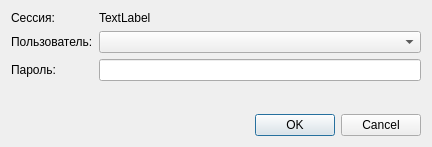
<?xml version="1.0" encoding="UTF-8"?>
<ui version="4.0">
 <class>AutorizationDialog</class>
 <widget class="QDialog" name="AutorizationDialog">
  <property name="geometry">
   <rect>
    <x>0</x>
    <y>0</y>
    <width>432</width>
    <height>147</height>
   </rect>
  </property>
  <property name="windowTitle">
   <string>Авторизация</string>
  </property>
  <layout class="QGridLayout" name="gridLayout">
   <item row="4" column="0" colspan="2">
    <widget class="QDialogButtonBox" name="buttonBox">
     <property name="orientation">
      <enum>Qt::Horizontal</enum>
     </property>
     <property name="standardButtons">
      <set>QDialogButtonBox::Cancel|QDialogButtonBox::Ok</set>
     </property>
    </widget>
   </item>
   <item row="0" column="1">
    <widget class="QLabel" name="sessionNameLabel">
     <property name="text">
      <string>TextLabel</string>
     </property>
    </widget>
   </item>
   <item row="0" column="0">
    <widget class="QLabel" name="label">
     <property name="text">
      <string>Сессия:</string>
     </property>
    </widget>
   </item>
   <item row="1" column="0">
    <widget class="QLabel" name="label_2">
     <property name="text">
      <string>Пользователь:</string>
     </property>
    </widget>
   </item>
   <item row="3" column="0">
    <spacer name="verticalSpacer">
     <property name="orientation">
      <enum>Qt::Vertical</enum>
     </property>
     <property name="sizeHint" stdset="0">
      <size>
       <width>20</width>
       <height>40</height>
      </size>
     </property>
    </spacer>
   </item>
   <item row="2" column="0">
    <widget class="QLabel" name="label_3">
     <property name="text">
      <string>Пароль:</string>
     </property>
    </widget>
   </item>
   <item row="2" column="1">
    <widget class="QLineEdit" name="pwdEdit">
     <property name="echoMode">
      <enum>QLineEdit::Password</enum>
     </property>
    </widget>
   </item>
   <item row="1" column="1">
    <widget class="QComboBox" name="usersBox"/>
   </item>
  </layout>
 </widget>
 <resources/>
 <connections>
  <connection>
   <sender>buttonBox</sender>
   <signal>accepted()</signal>
   <receiver>AutorizationDialog</receiver>
   <slot>accept()</slot>
   <hints>
    <hint type="sourcelabel">
     <x>248</x>
     <y>254</y>
    </hint>
    <hint type="destinationlabel">
     <x>157</x>
     <y>274</y>
    </hint>
   </hints>
  </connection>
  <connection>
   <sender>buttonBox</sender>
   <signal>rejected()</signal>
   <receiver>AutorizationDialog</receiver>
   <slot>reject()</slot>
   <hints>
    <hint type="sourcelabel">
     <x>316</x>
     <y>260</y>
    </hint>
    <hint type="destinationlabel">
     <x>286</x>
     <y>274</y>
    </hint>
   </hints>
  </connection>
 </connections>
</ui>
